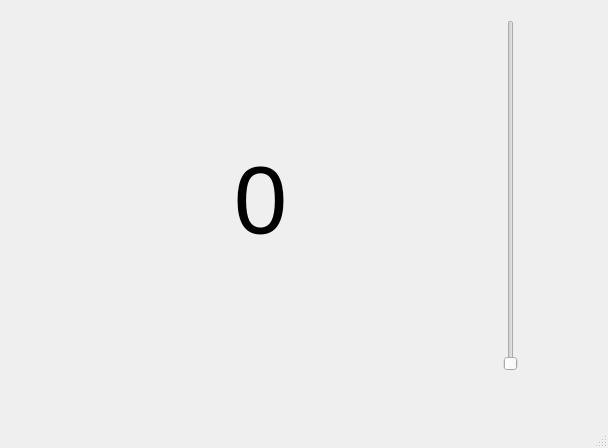
<?xml version="1.0" encoding="UTF-8"?>
<ui version="4.0">
 <class>MainWindow</class>
 <widget class="QMainWindow" name="MainWindow">
  <property name="geometry">
   <rect>
    <x>0</x>
    <y>0</y>
    <width>608</width>
    <height>448</height>
   </rect>
  </property>
  <property name="windowTitle">
   <string>Slider_Vertical</string>
  </property>
  <widget class="QWidget" name="centralwidget">
   <widget class="QSlider" name="verticalSlider">
    <property name="geometry">
     <rect>
      <x>470</x>
      <y>20</y>
      <width>81</width>
      <height>351</height>
     </rect>
    </property>
    <property name="orientation">
     <enum>Qt::Vertical</enum>
    </property>
   </widget>
   <widget class="QLabel" name="label">
    <property name="geometry">
     <rect>
      <x>100</x>
      <y>150</y>
      <width>321</width>
      <height>101</height>
     </rect>
    </property>
    <property name="font">
     <font>
      <pointsize>72</pointsize>
     </font>
    </property>
    <property name="text">
     <string>0</string>
    </property>
    <property name="alignment">
     <set>Qt::AlignCenter</set>
    </property>
   </widget>
  </widget>
  <widget class="QMenuBar" name="menubar">
   <property name="geometry">
    <rect>
     <x>0</x>
     <y>0</y>
     <width>608</width>
     <height>26</height>
    </rect>
   </property>
  </widget>
  <widget class="QStatusBar" name="statusbar"/>
 </widget>
 <resources/>
 <connections/>
</ui>
